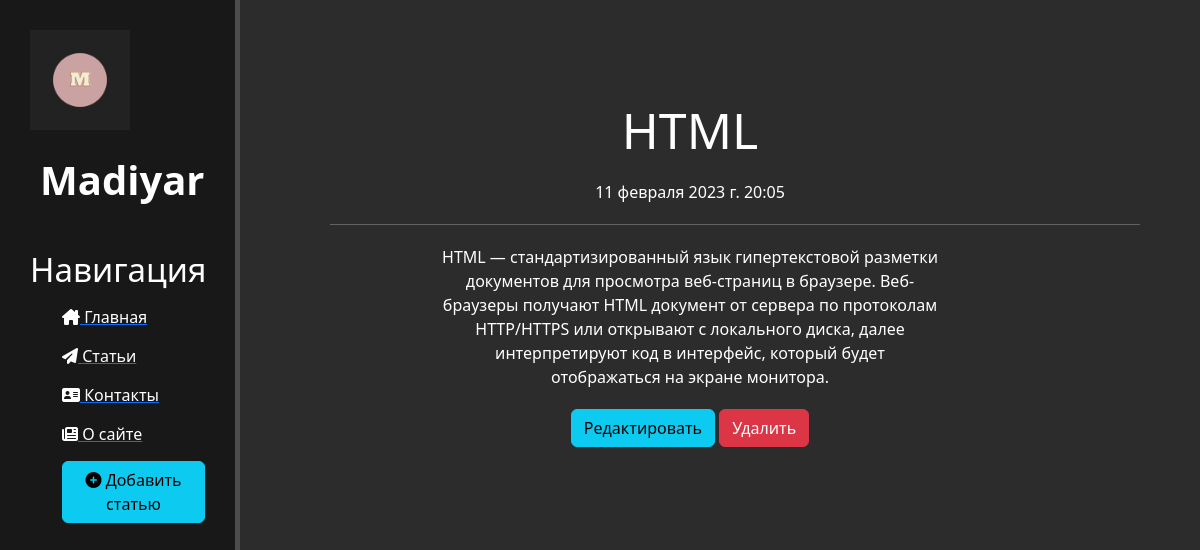
The page /news/2 on the database its author committed.
### news/models.py (models this page shows, shortened)
class Articles(models.Model):
    title = models.CharField('Название', max_length=50)
    anons = models.CharField('Анонс', max_length=250)
    full_text = models.TextField('Статья')
    date = models.DateTimeField('Дата и время публикации')
    class Meta:
        verbose_name = 'Новость'
        verbose_name_plural = 'Новости'

### news/views.py (the view)
# urls.py: path('<int:pk>', views.NewDetailView.as_view(), name='news_detail'),
class NewDetailView(DetailView):
    model = Articles
    template_name = 'news/details_view.html'
    context_object_name = 'article'

### news/templates/news/details_view.html (shortened to what this page needs)
{% extends 'main/base.html' %}
{% block content %}
    <div class="features">
        <h1>{{ article.title }}</h1>
        <p>{{ article.date }}</p>
        <hr class="line">
        <p>{{ article.full_text }}</p>
        <a href="{% url 'news_update' article.id %}" class="btn btn-info">Редактировать</a>
        <a href="{% url 'news_delete' article.id %}" class="btn btn-danger">Удалить</a>
    </div>
{% endblock %}

### main/static/main/css/main.css (style rules this page uses)
body { background: #2c2c2c; }
main .features { float: left; color: #fff; margin-top: 100px; text-align: center; width: 75%; }
main .features h1 { font-size: 50px; }
main .features p { max-width: 500px; margin: 20px auto; }
main .line { display: block; margin-left: 90px; }

### rows shown on the page
Articles: title "HTML", date "11 февраля 2023 г. 20:05", full_text "HTML — стандартизированный язык гипертекстовой разметки документов для просмотра веб-страниц в браузере. Веб-браузеры получают HTML документ от сервера по протоколам HTTP/HTTPS или открывают с локального диска, далее интерпретируют код в интерфейс, который будет отображаться на экране монитора."
